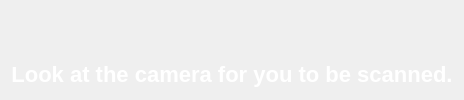
     <widget class="QWidget" name="page">
      <layout class="QGridLayout" name="gridLayout_2">
       <item row="0" column="0">
        <widget class="QFrame" name="cam_frame">
         <property name="maximumSize">
          <size>
           <width>550</width>
           <height>550</height>
          </size>
         </property>
         <property name="styleSheet">
          <string notr="true">QFrame{
border-color:none;
border-style:none;
}</string>
         </property>
         <property name="frameShape">
          <enum>QFrame::StyledPanel</enum>
         </property>
         <property name="frameShadow">
          <enum>QFrame::Raised</enum>
         </property>
         <layout class="QHBoxLayout" name="horizontalLayout_2">
          <item>
           <widget class="QLabel" name="camera_label">
            <property name="text">
             <string/>
            </property>
           </widget>
          </item>
         </layout>
        </widget>
       </item>
       <item row="1" column="0">
        <widget class="QLabel" name="label">
         <property name="maximumSize">
          <size>
           <width>16777215</width>
           <height>30</height>
          </size>
         </property>
         <property name="styleSheet">
          <string notr="true">font-family: Segoe UI;
				font-weight: bold;
				color: white;
				font-size: 22px;</string>
         </property>
         <property name="text">
          <string>Look at the camera for you to be scanned.</string>
         </property>
         <property name="alignment">
          <set>Qt::AlignCenter</set>
         </property>
        </widget>
       </item>
      </layout>
     </widget>
